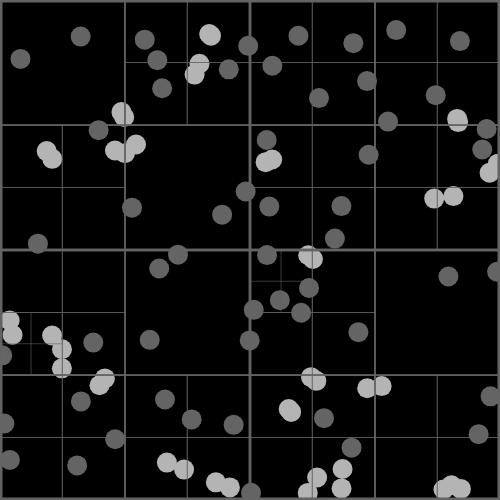
Frame 1 (no input)
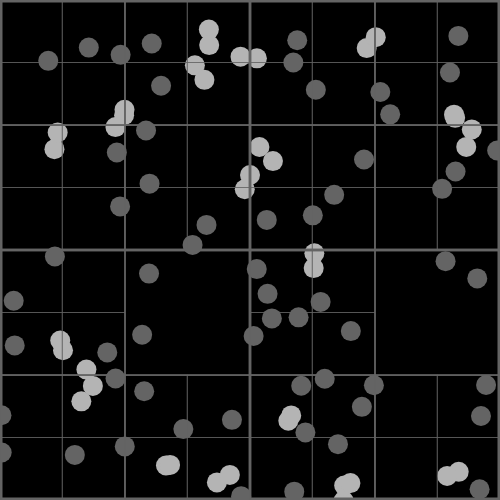
Frame 60 (no input)
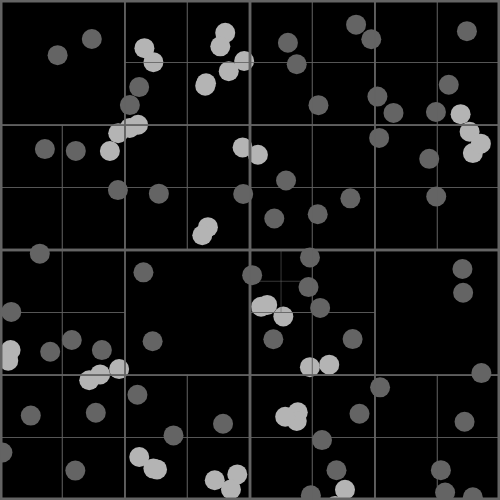
Frame 120 (the mouse pressed at the canvas centre since frame 60)

The p5.js sketch that drew these frames (run headless with seeded random() and noise() and a simulated clock; from frame 60 on, the mouse is pressed at the canvas centre):

// p5.js sketch
// ── sketch.js
/// <reference path="./qtree.ts" />
/// <reference path="../../../../p5.global-mode.d.ts"/>
let count;
let countSlider;
let slider_label;
let frCounter;
let fr = 0;
let circles = [];
let b = {
    type: 'boundary',
    x: 0,
    y: 0,
    w: 500,
    h: 500,
};
function setup() {
    let params = getURLParams();
    if (params["count"]) {
        count = params["count"];
    }
    else {
        count = 100;
    }
    //@ts-ignore
    countSlider = createSlider(0, 80, Math.log10(count) * 20, 0.1);
    countSlider.id("CountSlider");
    // createElement("br");
    //@ts-ignore
    slider_label = createElement("label");
    slider_label.attribute("for", "CountSlider");
    //@ts-ignore
    frCounter = createElement("label");
    createElement("br");
    createCanvas(500, 500);
    frameRate(30);
}
function draw() {
    let qtree = new QuadTree(b);
    //@ts-ignore
    count = Math.floor(Math.pow(10, countSlider.value() / 20));
    slider_label.elt.innerText = (count);
    fr = fr + (frameRate() - fr) / 8;
    frCounter.elt.innerText = `, FrameRate: ${Math.floor(fr)}`;
    // console.log(count);
    while (circles.length > count) {
        circles.pop();
    }
    while (circles.length < count) {
        circles.push(new Circle(Math.random() * width, Math.random() * height, 10));
    }
    for (let c of circles) {
        qtree.insert({
            x: c.getX(),
            y: c.getY(),
            obj: c,
        });
    }
    // console.log(qtree);
    background(0);
    for (let c of circles) {
        let poss = qtree.query({
            type: 'circle',
            x: c.getX(),
            y: c.getY(),
            r: c.getRadius() * 2,
        });
        for (let { obj } of poss) {
            if (obj != c && c.intersects(obj)) {
                c.setHiglight(true);
                obj.setHiglight(true);
            }
        }
    }
    for (let c of circles) {
        c.draw();
        c.move();
        c.setHiglight(false);
    }
    qtree.draw();
    // noLoop();
}
class Circle {
    constructor(x, y, r) {
        this.x = x;
        this.y = y;
        this.r = r;
        this.highlight = false;
    }
    getRadius() {
        return this.r;
    }
    getX() {
        return this.x;
    }
    getY() {
        return this.y;
    }
    setHiglight(b) {
        this.highlight = b;
    }
    move() {
        this.x += Math.random() * 5 - 2.5;
        this.y += Math.random() * 5 - 2.5;
    }
    draw() {
        fill(100, 100, 100);
        if (this.highlight) {
            fill(180, 180, 180);
        }
        noStroke();
        ellipse(this.x, this.y, this.r * 2);
    }
    intersects(c) {
        let minD = c.getRadius() + this.r;
        minD *= minD;
        let dX = c.getX() - this.x;
        dX *= dX;
        let dY = c.getY() - this.y;
        dY *= dY;
        if (dX + dY < minD) {
            return true;
        }
        return false;
    }
}

// ── qtree.js
/// <reference path="../../../../p5.global-mode.d.ts"/>
class QuadTree {
    constructor(bounds, maxElems) {
        this.maxElems = 4;
        this.elems = [];
        this.bounds = bounds;
        if (maxElems)
            this.maxElems = maxElems;
    }
    insert(elem) {
        if (!this.children) {
            if (this.elems.length >= this.maxElems) {
                //generate children
                this.children = [];
                for (let i = 0; i < 2; i++) {
                    for (let j = 0; j < 2; j++) {
                        this.children.push(new QuadTree({
                            type: 'boundary',
                            x: this.bounds.x + i * this.bounds.w / 2,
                            y: this.bounds.y + j * this.bounds.h / 2,
                            w: this.bounds.w / 2,
                            h: this.bounds.h / 2
                        }, this.maxElems));
                    }
                }
                for (let i = 0; i < this.elems.length; i++) {
                    this.insert(this.elems[i]);
                }
                this.insert(elem);
                this.elems = [];
            }
            else {
                this.elems.push(elem);
            }
        }
        else {
            //find which child
            for (let child of this.children) {
                if (child.bounds.x <= elem.x && child.bounds.y <= elem.y &&
                    child.bounds.x + child.bounds.w > elem.x && child.bounds.y + child.bounds.h > elem.y) {
                    child.insert(elem);
                }
            }
        }
    }
    draw() {
        noFill();
        stroke(100, 100, 100);
        strokeWeight((this.bounds.w + this.bounds.h) / 200);
        rect(this.bounds.x, this.bounds.y, this.bounds.w, this.bounds.h);
        if (this.children) {
            for (let c of this.children) {
                c.draw();
            }
        }
    }
    query(b) {
        let elems = [];
        if (b.type == 'circle') {
            let nb = {
                type: 'boundary',
                x: b.x - b.r,
                y: b.y - b.r,
                w: b.r * 2,
                h: b.r * 2,
            };
            return this.query(nb);
        }
        else if (b.type == 'boundary') {
            if (this.children) {
                for (let c of this.children) {
                    //AABB
                    if (b.x < c.bounds.x + c.bounds.w &&
                        b.x + b.w > c.bounds.x &&
                        b.y < c.bounds.y + c.bounds.h &&
                        b.y + b.h > c.bounds.y) {
                        elems.push(...c.query(b));
                    }
                }
            }
            else {
                for (let e of this.elems) {
                    if (e.x > b.x && e.y > b.y &&
                        e.x < b.x + b.w && e.y < b.y + b.h) {
                        elems.push(e);
                    }
                }
            }
        }
        return elems;
    }
}
